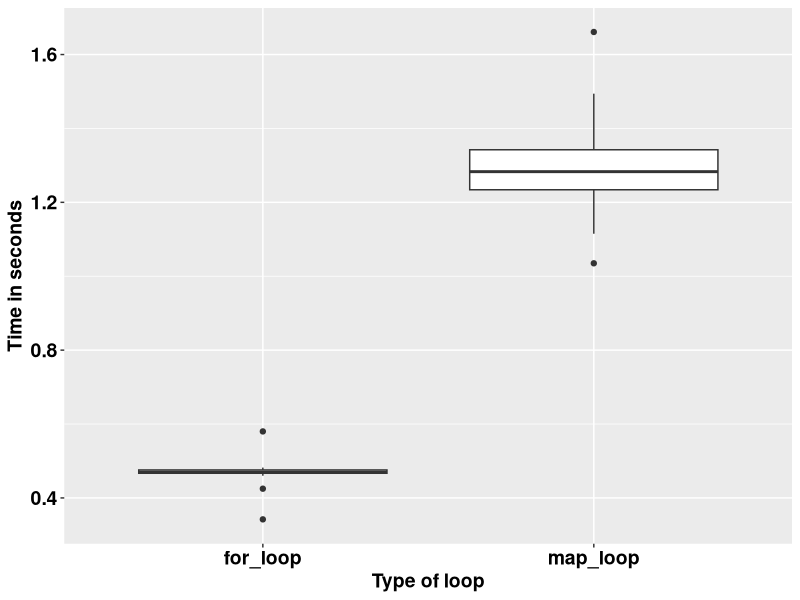

Write the R code that produced this figure.
## ---- chunk 1
knitr::opts_chunk$set(echo = TRUE)
## ---- chunk 2
square <- function(a) a**2
square(3)
## ---- chunk 3
square <- function(b){ # Create the func
  b**2
}
square(3)
## ---- chunk 4
square <- function(c){ 
  product <- c**2
  return(product)
}
square(3)
## ---- chunk 5
square <- function(d){
  product <- d**2
  print(product)
}
square(5)
## ---- chunk 6
square <- function(e){
  product <- e**2
  (product)
}
square(9)
## ---- chunk 7
square <- function(f){
  product <- f**2
  show(product)
}
square(9)
## ---- chunk 8
square_root <- function(b){
  product <- b^0.5
  return(product/2)
}
square_root(9)
## ---- chunk 9
square_root
## ---- chunk 10
square(-10:10)
## ---- chunk 11
square_root(c(-26, 1:15, 158))
## ---- chunk 12
m <- list(12, 18, 345)
square_root(m[[2]])
## ---- chunk 13
rescale <- function(x){
  m <- mean(x)
  s <- sd(x)
  (x - m) / s
}
rescale(c(-52, 58, 46, 99))
## ---- chunk 14
rescale <- function(x, only_translate){
  m <- mean(x)
  translated <- x - m
  if (only_translate) return(translated)
  s <- sd(x)
  translated / s
}

rescale(x = 1:6, only_translate = TRUE)
## ---- chunk 15
rescale <- function(x, only_translate){
  m <- mean(x)
  translated <- x - m
  if (only_translate) return(translated)
  s <- sd(x)
  translated / s
}

rescale(x = 1:4, only_translate = FALSE)
## ---- chunk 16
rescale(only_translate = TRUE, x = 1:4)
## ---- chunk 17
rescale(x = 1:4, TRUE)
rescale(TRUE, x = 1:4)
rescale(1:4, only_translate = T)
rescale(only_translate = T, 1:4)
## ---- chunk 18
rescale(1:4, o = T)
rescale(o = T, 1:4)
## ---- chunk 19
rescale <- function(x, only_translate = FALSE){
  m <- mean(x)
  translated <- x - m
  if(only_translate) return(translated)
  s <- sd(x)
  translated / s
}
## ---- chunk 20
rescale(1:4) # This runs with only_translate being taken as FALSE by default.
## ---- chunk 21
rescale <- function(x, ...){
  m <- mean(x, ...)
  s <- sd(x, ...)
  (x - m) / s
}

rescale(1:4)
## ---- chunk 22
x <- c(NA, 1:3)
rescale(x)
## ---- chunk 23
x <- c(NA, 1:3)
rescale(x, na.rm = TRUE)
## ---- chunk 24
some_function <- function(x) x
other_function <- function(x, ...) x
# some_function(1:4, foo = "bar") # This does not run because there was no allowance.
other_function(1:4, foo = "bar")

## ---- chunk 25
f <- function(...) list(...)
g <- function(x, y, ...) f(...)
g(x = 1, y = 2, z = 3, w = 4)
## ---- chunk 26
compare_rasters <- function(x) {
  if (sum(x > 0.5, na.rm = TRUE) > 7) {
    return(1)
  } else {
    return(0)
  }
  
}
## ---- chunk 27
library(tidyverse)
volumes <- rnorm(1000000)

for_loop <- vector()

for (k in 1:20) {
  for_loop[k] <- system.time(for (i in 1:length(volumes)) {
    2.3 * volumes[i] ^ 9
  })
}

map_loop <- vector()
for (j in 1:20) {
  map_loop[j] <- system.time(map_vec(volumes, \(x) 2.3 * x ^ 9))
}
## ---- chunk 28
data.frame(for_loop = for_loop, map_loop = map_loop) %>% 
  gather(key = "key", value = "value") %>% 
  ggplot(aes(key, value)) +
  geom_boxplot() +
  labs(x = "Type of loop",
       y = "Time in seconds") +
  theme(text = element_text(size = 14, face = "bold", colour = "black")) +
  theme(axis.text = element_text(size = 14, face = "bold", colour = "black"))
